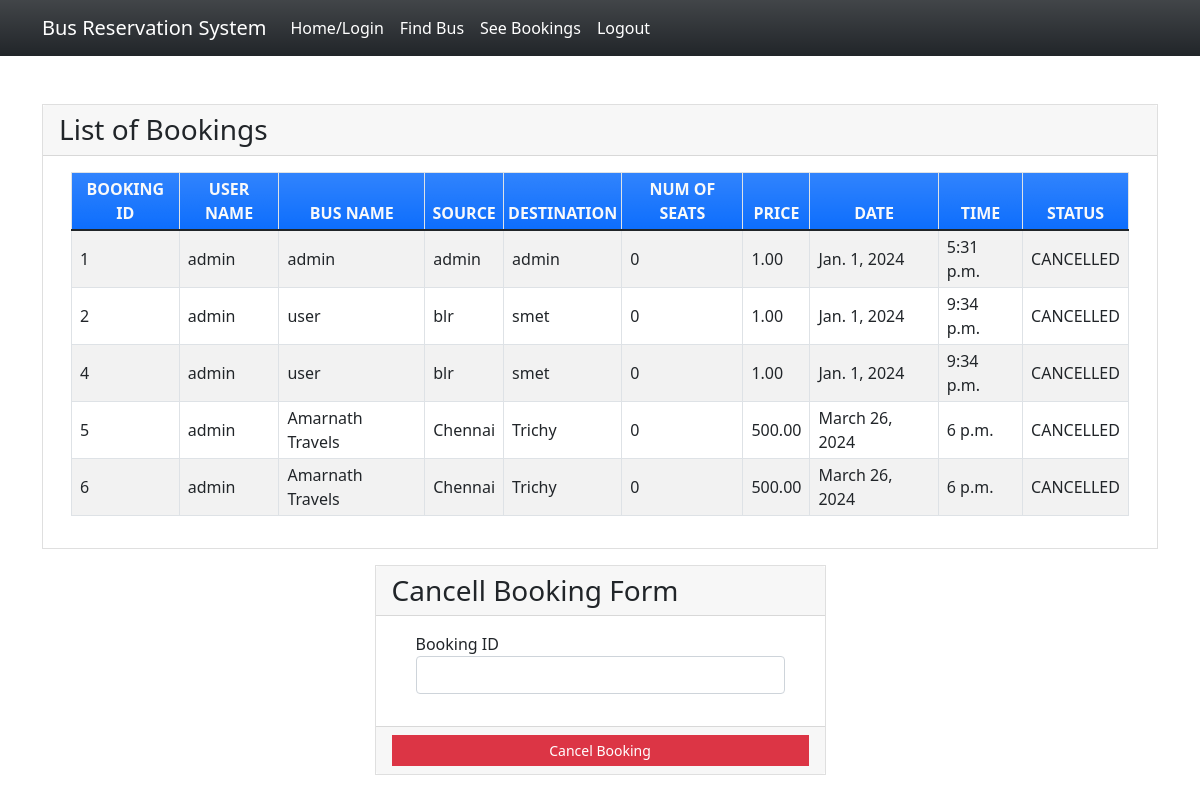
/seebookings (signed in), run on the app's committed database.
### myapp/models.py (models this page shows, shortened)
class Book(models.Model):
    BOOKED = 'B'
    CANCELLED = 'C'
    TICKET_STATUSES = ((BOOKED, 'Booked'),
                       (CANCELLED, 'Cancelled'),)
    email = models.EmailField()
    name = models.CharField(max_length=30)
    userid =models.DecimalField(decimal_places=0, max_digits=2)
    busid=models.DecimalField(decimal_places=0, max_digits=2)
    bus_name = models.CharField(max_length=30)
    source = models.CharField(max_length=30)
    dest = models.CharField(max_length=30)
    nos = models.DecimalField(decimal_places=0, max_digits=2)
    price = models.DecimalField(decimal_places=2, max_digits=6)
    date = models.DateField()
    time = models.TimeField()
    status = models.CharField(choices=TICKET_STATUSES, default=BOOKED, max_length=2)
    class Meta:
        verbose_name_plural = "List of Books"

### myapp/views.py (the view)
# urls.py: path('seebookings', views.seebookings, name="seebookings"),
@login_required(login_url='signin')
def seebookings(request,new={}):
    context = {}
    id_r = request.user.id
    book_list = Book.objects.filter(userid=id_r)
    if book_list:
        return render(request, 'myapp/booklist.html', locals())
    else:
        context["error"] = "Sorry no buses booked"
        return render(request, 'myapp/findbus.html', context)

### myapp/templates/myapp/booklist.html (shortened to what this page needs)
{% extends 'myapp/base.html' %} {% block content %}
<div class="container my-5">
    <div class="card rounded-0">
        <div class="card-header">
            <div class="card-title h3 mb-0">List of Bookings</div>
        </div>
        <div class="card-body">
            <div class="container-fluid">
                <table class="table table-bordered table-striped">
                    <thead>
                        <tr class="bg-gradient bg-primary text-light">
                            <th class="p-1 text-center">BOOKING ID</th>
                            <th class="p-1 text-center">USER NAME</th>
                            <th class="p-1 text-center">BUS NAME</th>
                            <th class="p-1 text-center">SOURCE</th>
                            <th class="p-1 text-center">DESTINATION</th>
                            <th class="p-1 text-center">NUM OF SEATS</th>
                            <th class="p-1 text-center">PRICE</th>
                            <th class="p-1 text-center">DATE</th>
                            <th class="p-1 text-center">TIME</th>
                            <th class="p-1 text-center">STATUS</th>
                        </tr>
                    </thead>
                    {% for row in book_list %}
                    <tr>
                        <td class="px-2 py-1 align-middle">{{row.id}}</td>
                        <td class="px-2 py-1 align-middle">{{row.name}}</td>
                        <td class="px-2 py-1 align-middle">{{row.bus_name}}</td>
                        <td class="px-2 py-1 align-middle">{{row.source}}</td>
                        <td class="px-2 py-1 align-middle">{{row.dest}}</td>
                        <td class="px-2 py-1 align-middle">{{row.nos}}</td>
                        <td class="px-2 py-1 align-middle">{{row.price}}</td>
                        <td class="px-2 py-1 align-middle">{{row.date}}</td>
                        <td class="px-2 py-1 align-middle">{{row.time}}</td>
                        <td class="px-2 py-1 align-middle">{{row.status}}</td>
                    </tr>
                    {% endfor %}
                </table>
            </div>
        </div>
    </div>
    <div class="row mt-3 justify-content-center">
        <div class="col-lg-5 col-md-7 col-sm-10 col-xs-12">
            <div class="card rounded-0">
                <div class="card-header">
                    <div class="card-title h3 mb-0">Cancell Booking Form</div>
                </div>
                <div class="card-body">
                    <div class="container-fluid">
                        <form action="{% url 'cancellings' %}" method="post" id="cancel-form">
                            <div class="mb-3">
                                <label for="bus_id" class="control-label">Booking ID</label>
                                <input name='bus_id' class="form-control" type="number" id="bus_id">
                            </div>
                        </form>
                    </div>
                </div>
                <div class="card-footer text-center">
                    <button class="btn btn-sm rounded-0 btn-danger w-100" form="cancel-form">Cancel Booking</button>
                </div>
            </div>
        </div>
    </div>
</div>
{% endblock %}

### myapp/templates/myapp/base.html (shortened to what this page needs)
<!doctype html>
<html lang="en">
<head>
    <link rel="stylesheet" href="https://cdn.jsdelivr.net/npm/bootstrap@5.1.3/dist/css/bootstrap.min.css">
</head>
<body>
<nav class="navbar navbar-expand-lg navbar-light bg-gradient bg-dark">
    <div class="container">
            <a class="navbar-brand" href="#" style="color: white;">Bus Reservation System</a>
        <div class="collapse navbar-collapse" id="navbarNavAltMarkup">
            <div class="navbar-nav" >
                <a class="nav-item nav-link active" href="{% url 'home' %}" style="color: white;">Home/Login</a>
                <a class="nav-item nav-link" href="{% url 'findbus' %}" style="color: white;">Find Bus</a>
                <a class="nav-item nav-link" href="{% url 'seebookings' %}" style="color: white;">See Bookings</a>
                {% if request.user.is_active %}
                <a class="nav-item nav-link " href="{% url 'signout' %}" style="color: white;">Logout</a>
                {% else %}
                <a class="nav-item nav-link " href="{% url 'signup' %}" style="color: white;">Registration</a>
                {% endif %}
            </div>
        </div>
    </div>
</nav>
{% block content %}
{% endblock %}
</body>
</html>

### myapp/templates/myapp/base.html (style rules this page uses)
body { background-image: url(https://wallpapercave.com/wp/wp13762934.jpg); background-repeat: no-repeat; background-size: cover; }

### data on the page
Book: id "1", name "admin", bus_name "admin", source "admin", dest "admin", nos "0", price "1.00", date "Jan. 1, 2024", time "5:31 p.m.", status "CANCELLED"
Book: id "2", name "admin", bus_name "user", source "blr", dest "smet", nos "0", price "1.00", date "Jan. 1, 2024", time "9:34 p.m.", status "CANCELLED"
Book: id "4", name "admin", bus_name "user", source "blr", dest "smet", nos "0", price "1.00", date "Jan. 1, 2024", time "9:34 p.m.", status "CANCELLED"
Book: id "5", name "admin", bus_name "Amarnath Travels", source "Chennai", dest "Trichy", nos "0", price "500.00", date "March 26, 2024", time "6 p.m.", status "CANCELLED"
Book: id "6", name "admin", bus_name "Amarnath Travels", source "Chennai", dest "Trichy", nos "0", price "500.00", date "March 26, 2024", time "6 p.m.", status "CANCELLED"
